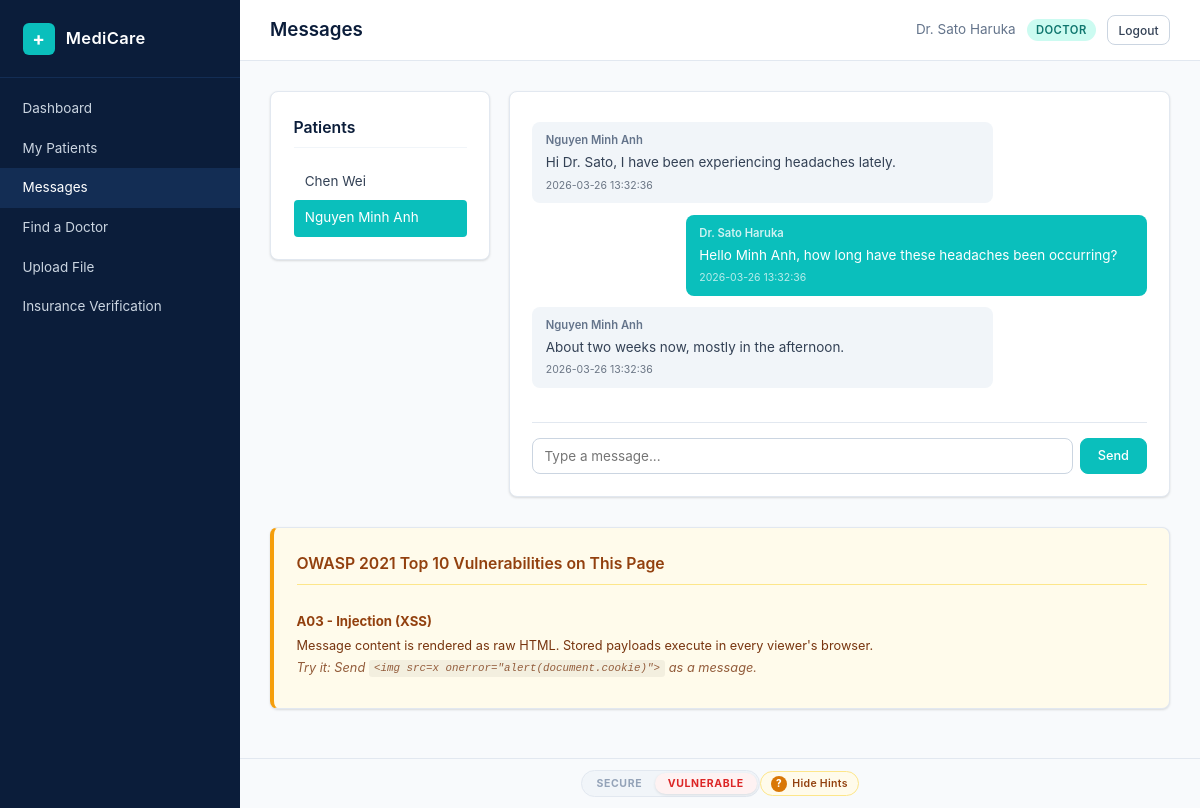
Page /doctor/chat.php?patient_id=1 (signed in) on the committed database.
### tables this page shows
CREATE TABLE users (
    id INT AUTO_INCREMENT PRIMARY KEY,
    name VARCHAR(100) NOT NULL,
    email VARCHAR(150) NOT NULL UNIQUE,
    password VARCHAR(255) NOT NULL,
    role ENUM('patient','doctor','admin') NOT NULL DEFAULT 'patient',
    created_at TIMESTAMP DEFAULT CURRENT_TIMESTAMP
);

CREATE TABLE messages (
    id INT AUTO_INCREMENT PRIMARY KEY,
    sender_id INT NOT NULL,
    receiver_id INT NOT NULL,
    body TEXT NOT NULL,
    sent_at TIMESTAMP DEFAULT CURRENT_TIMESTAMP,
    FOREIGN KEY (sender_id) REFERENCES users(id) ON DELETE CASCADE,
    FOREIGN KEY (receiver_id) REFERENCES users(id) ON DELETE CASCADE
);

### config.php (called while the page is built, shortened)
<?php
function currentUserId(): int {
    return (int) $_SESSION['user_id'];
}
function esc(string $value): string {
    return htmlspecialchars($value, ENT_QUOTES, 'UTF-8');
}

### doctor/chat.php (the view, shortened to what this page needs)
<?php
require_once __DIR__ . '/../config.php';
require_once __DIR__ . '/../helpers.php';
$conn = getDB();
$userId = currentUserId();
$patientsStmt = $conn->prepare(
    "SELECT DISTINCT u.id, u.name FROM appointments a
     JOIN users u ON a.patient_id = u.id WHERE a.doctor_id = ? ORDER BY u.name"
);
$patientsStmt->execute([$userId]);
$patients = $patientsStmt->fetchAll();
$selectedPatient = (int)($_GET['patient_id'] ?? ($patients[0]['id'] ?? 0));
$messages = [];
if ($selectedPatient > 0) {
    $stmt = $conn->prepare(
        "SELECT m.*, u.name AS sender_name FROM messages m
         JOIN users u ON m.sender_id = u.id
         WHERE (m.sender_id = ? AND m.receiver_id = ?) OR (m.sender_id = ? AND m.receiver_id = ?)
         ORDER BY m.sent_at ASC"
    );
    $stmt->execute([$userId, $selectedPatient, $selectedPatient, $userId]);
    $messages = $stmt->fetchAll();
}
?>
<div class="chat-layout">
    <div class="card chat-sidebar-card">
        <h3 class="card-title">Patients</h3>
        <ul class="contact-list">
            <?php foreach ($patients as $p): ?>
                <li>
                    <a href="?patient_id=<?= $p['id'] ?>"
                       class="contact-link <?= $p['id'] === $selectedPatient ? 'active' : '' ?>">
                        <?= esc($p['name']) ?>
                    </a>
                </li>
            <?php endforeach; ?>
        </ul>
    </div>
    <div class="card chat-main">
        <div class="chat-messages" id="chatMessages">
            <?php foreach ($messages as $msg): ?>
                <?php $isOwn = (int)$msg['sender_id'] === $userId; ?>
                <div class="chat-bubble <?= $isOwn ? 'chat-own' : 'chat-other' ?>">
                    <span class="chat-sender"><?= esc($msg['sender_name']) ?></span>
                    <?php if (!SECURE_MODE): ?>
                        <p><?= $msg['body'] ?></p>
                    <?php else: ?>
                        <p><?= esc($msg['body']) ?></p>
                    <?php endif; ?>
                    <span class="chat-time"><?= esc($msg['sent_at']) ?></span>
                </div>
            <?php endforeach; ?>
        </div>
        <?php if ($selectedPatient > 0): ?>
            <form method="POST" class="chat-input-form">
                <input type="text" name="body" placeholder="Type a message..." required class="chat-input" autocomplete="off">
                <button type="submit" class="btn btn-primary">Send</button>
            </form>
        <?php endif; ?>
    </div>
</div>

### assets/style.css (style rules this page uses)
*, *::before, *::after { margin: 0; padding: 0; box-sizing: border-box; }
:root { --navy: #0B1D3A; --navy-light: #132D54; --navy-dark: #071429; --teal: #0ABFBC; --teal-dark: #089E9B; --white: #FFFFFF; --gray-50: #F8FAFC; --gray-100: #F1F5F9; --gray-200: #E2E8F0; --gray-300: #CBD5E1; --gray-400: #94A3B8; --gray-500: #64748B; --gray-700: #334155; --red: #EF4444; --red-bg: #FEF2F2; --green: #22C55E; --green-bg: #F0FDF4; --amber: #F59E0B; --amber-bg: #FFFBEB; --blue: #3B82F6; --radius: 8px; --shadow: 0 1px 3px rgba(0,0,0,0.08), 0 1px 2px rgba(0,0,0,0.06); --shadow-md: 0 4px 6px rgba(0,0,0,0.07), 0 2px 4px rgba(0,0,0,0.06); --sidebar-width: 240px; --font: -apple-system, BlinkMacSystemFont, "Segoe UI", system-ui, sans-serif; }
html { font-size: 15px; }
body { font-family: var(--font); background: var(--gray-50); color: var(--gray-700); line-height: 1.6; min-height: 100vh; }
.card { background: var(--white); border: 1px solid var(--gray-200); border-radius: var(--radius); padding: 1.5rem; margin-bottom: 1.25rem; box-shadow: var(--shadow); }
.card-title { font-size: 1.05rem; font-weight: 600; color: var(--navy); margin-bottom: 1rem; padding-bottom: 0.5rem; border-bottom: 1px solid var(--gray-100); }
.btn { display: inline-block; padding: 0.55rem 1.1rem; border: 1px solid var(--gray-300); border-radius: var(--radius); background: var(--white); color: var(--gray-700); font-family: var(--font); font-size: 0.85rem; font-weight: 500; cursor: pointer; text-decoration: none; text-align: center; transition: background 0.15s, border-color 0.15s; }
.btn-primary { background: var(--teal); color: var(--white); border-color: var(--teal); }
.chat-layout { display: grid; grid-template-columns: 220px 1fr; gap: 1.25rem; align-items: start; }
.chat-sidebar-card { margin-bottom: 0; }
.contact-list { list-style: none; }
.contact-link { display: block; padding: 0.5rem 0.75rem; color: var(--gray-700); text-decoration: none; border-radius: 4px; font-size: 0.9rem; }
.contact-link.active { background: var(--teal); color: var(--white); }
.chat-main { display: flex; flex-direction: column; min-height: 400px; margin-bottom: 0; }
.chat-messages { flex: 1; overflow-y: auto; max-height: 420px; padding: 0.5rem 0; }
.chat-bubble { margin-bottom: 0.75rem; padding: 0.6rem 0.9rem; border-radius: var(--radius); max-width: 75%; }
.chat-own { background: var(--teal); color: var(--white); margin-left: auto; }
.chat-other { background: var(--gray-100); color: var(--gray-700); }
.chat-sender { font-size: 0.75rem; font-weight: 600; display: block; margin-bottom: 0.2rem; }
.chat-own .chat-sender { color: rgba(255,255,255,0.8); }
.chat-other .chat-sender { color: var(--gray-500); }
.chat-bubble p { font-size: 0.9rem; margin: 0; }
.chat-time { font-size: 0.7rem; opacity: 0.7; display: block; margin-top: 0.25rem; }
.chat-input-form { display: flex; gap: 0.5rem; margin-top: 1rem; padding-top: 1rem; border-top: 1px solid var(--gray-200); }
.chat-input { flex: 1; padding: 0.6rem 0.75rem; border: 1px solid var(--gray-300); border-radius: var(--radius); font-family: var(--font); font-size: 0.9rem; }
.vuln-hint code { background: rgba(0,0,0,0.06); padding: 0.15rem 0.35rem; border-radius: 3px; font-family: "SF Mono", Menlo, monospace; font-size: 0.85em; }

### rows in the picture
users: name "Chen Wei"
users: name "Nguyen Minh Anh"
messages: sender.name "Nguyen Minh Anh", body "Hi Dr. Sato, I have been experiencing headaches lately.", sent_at "2026-03-26 13:32:36"
messages: sender.name "Dr. Sato Haruka", body "Hello Minh Anh, how long have these headaches been occurring?", sent_at "2026-03-26 13:32:36"
messages: sender.name "Nguyen Minh Anh", body "About two weeks now, mostly in the afternoon.", sent_at "2026-03-26 13:32:36"

### other values in the picture
$item['label'] "Dashboard"
$item['label'] "My Patients"
$item['label'] "Messages"
$item['label'] "Find a Doctor"
$item['label'] "Upload File"
$item['label'] "Insurance Verification"
$title "Messages"
$name "Dr. Sato Haruka"
$role "DOCTOR"
$hint['title'] "A03 - Injection (XSS)"
$hint['desc'] "Message content is rendered as raw HTML. Stored payloads execute in every viewer's browser."
$hint['test'] "Send <img src=x onerror=\"alert(document.cookie)\"> as a message."
